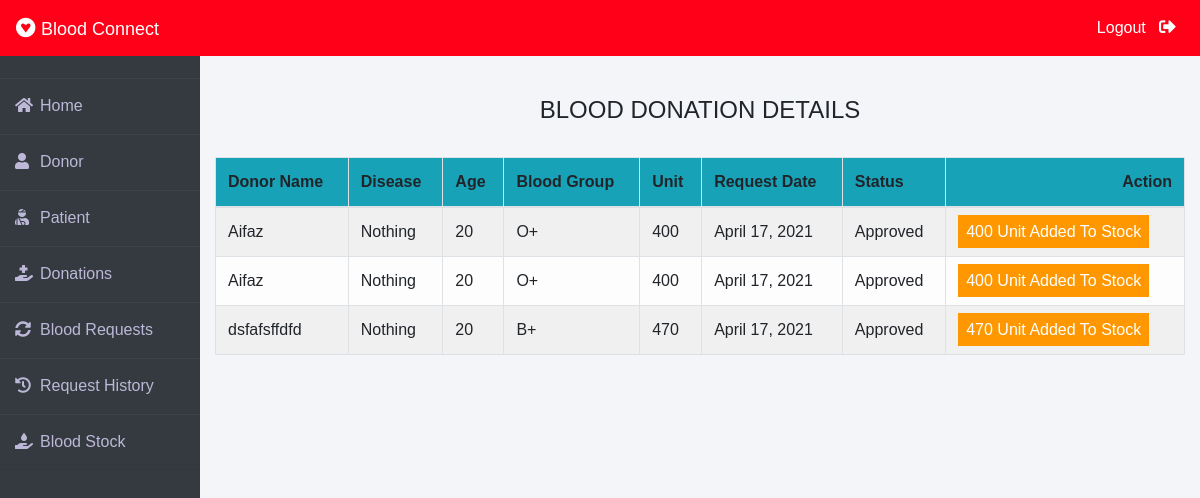
The app's page /admin-donation (signed in) with its own data.
### donor/models.py (models this page shows, shortened)
class BloodDonate(models.Model):
    donor=models.ForeignKey(Donor,on_delete=models.CASCADE)
    disease=models.CharField(max_length=100,default="Nothing")
    age=models.PositiveIntegerField()
    bloodgroup=models.CharField(max_length=10)
    unit=models.PositiveIntegerField(default=0)
    status=models.CharField(max_length=20,default="Pending")
    date=models.DateField(auto_now=True)

class Donor(models.Model):
    user=models.OneToOneField(User,on_delete=models.CASCADE)
    profile_pic= models.ImageField(upload_to='profile_pic/Donor/',null=True,blank=True)
    bloodgroup=models.CharField(max_length=10)
    address = models.CharField(max_length=40)
    mobile = models.CharField(max_length=20,null=False)
    def __str__(self):
        return self.user.first_name

### blood/views.py (the view)
# urls.py: path('admin-donation', views.admin_donation_view,name='admin-donation'),
@login_required(login_url='adminlogin')
def admin_donation_view(request):
    donations=dmodels.BloodDonate.objects.all()
    return render(request,'blood/admin_donation.html',{'donations':donations})

### templates/blood/admin_donation.html (shortened to what this page needs)
{% extends 'blood/adminbase.html' %}
{% block content %}
{% load widget_tweaks %}
{%load static%}
<head>
   </head>
<br><br>
<div class="container">
    <H4 class="text-center">BLOOD DONATION DETAILS</H4><br>
    <table class="table table-light table-hover table-bordered table-striped">
        <thead class="bg-info">
            <tr>
                <th scope="col">Donor Name</th>
                <th scope="col">Disease</th>
                <th scope="col">Age</th>
                <th scope="col">Blood Group</th>
                <th scope="col">Unit</th>
                <th scope="col">Request Date</th>
                <th scope="col">Status</th>
                <th class="text-right">Action</th>
            </tr>
        </thead>
        <tbody>
            {% for t in donations %}
            <tr>
                <td> {{t.donor}}</td>
                <td> {{t.disease}}</td>
                <td> {{t.age}}</td>
                <td>{{t.bloodgroup}}</td>
                <td>{{t.unit}}</td>
                <td>{{t.date}}</td>
                <td>{{t.status}}</td>
                {% if t.status == 'Pending' %}
                <td class="text-right">
                    <button class="btn btn-primary badge-pill" style="width: 100px;"><a  style="text-decoration: none;color: white;" href="{% url 'approve-donation' t.id  %}">APPROVE</a> </button>
                    <button class="btn btn-danger badge-pill" style="width: 80px;"><a  style="text-decoration: none;color: white;" href="{% url 'reject-donation' t.id  %}">REJECT</a> </button>
                </td>
                {% elif  t.status == 'Approved' %}
                <td><span class="label warning">{{t.unit}} Unit Added To Stock</span></td>
                {% else %}
                <td><span class="label danger">0 Unit Added To Stock</span></td>
                {% endif %}
            </tr>
            {% endfor %}
        </tbody>
    </table>
</div>
{% endblock content %}

### templates/blood/adminbase.html (shortened to what this page needs)
<!DOCTYPE html>
<html lang="en">
<head>
    <link rel="stylesheet" href="https://maxcdn.bootstrapcdn.com/bootstrap/4.0.0/css/bootstrap.min.css">
    <link rel="stylesheet" href="https://cdnjs.cloudflare.com/ajax/libs/font-awesome/5.14.0/css/all.css">
</head>
<body>
    <nav class="navbar navbar-expand-lg navbar-light fixed-top bg-danger">
        <a style="color:white;" class="navbar-brand" href="/"><i class="fab fa-gratipay"></i>&nbsp;<font face = "Comic sans MS" size ="4">Blood Connect</font></a>
        <div class="navbar-collapse collapse w-100 order-3 dual-collapse2">
            <ul class="navbar-nav ml-auto">
                <li class="nav-item">
                    <a class="nav-link" style="color: white;" href="/logout">Logout &nbsp; <i class="fas fa-sign-out-alt"></i></a>
                </li>
            </ul>
        </div>
      </nav>
<br><br>
<div class="wrapper">
    <div class="sidebar">
        <ul>
            <li><a style="text-decoration:none;" href="/"><i class="fas fa-home"></i>Home</a></li>
            <li><a style="text-decoration:none;" href="/admin-donor"><i class="fas fa-user"></i>Donor</a></li>
            <li><a style="text-decoration:none;" href="/admin-patient"><i class="fas fa-user-injured"></i>Patient</a></li>
            <li><a style="text-decoration:none;" href="/admin-donation"><i class="fas fa-hand-holding-medical"></i>Donations</a></li>
            <li><a style="text-decoration:none;" href="/admin-request"><i class="fas fa-sync-alt"></i>Blood Requests</a></li>
            <li><a style="text-decoration:none;" href="/admin-request-history"><i class="fas fa-history"></i>Request History</a></li>
            <li><a style="text-decoration:none;" href="/admin-blood"><i class="fas fa-hand-holding-water"></i>Blood Stock</a></li>
        </ul>
    </div>
    <div class="main_content">
{% block content %}
{% endblock content %}
    </div>
</div>
</body>
</html>

### templates/blood/adminbase.html (style rules this page uses)
* { margin: 0; padding: 0; box-sizing: border-box; list-style: none; text-decoration: none; font-family: 'Josefin Sans', sans-serif; }
body { background-color: #f3f5f9; }
.bg-danger { background-color: #ff0018!important; }
.wrapper { display: flex; position: relative; }
.wrapper .sidebar { width: 200px; height: 100%; background: #343a40; padding: 30px 0px; position: fixed; }
.wrapper .sidebar ul li { padding: 15px; border-bottom: 1px solid #bdb8d7; border-bottom: 1px solid rgba(0,0,0,0.05); border-top: 1px solid rgba(255,255,255,0.05); }
.wrapper .sidebar ul li a { color: #bdb8d7; display: block; }
.wrapper .sidebar ul li a .fas { width: 25px; }
.wrapper .main_content { width: 100%; margin-left: 200px; }
.fa-sign-out-alt { color: white; font-size: 2ex; }

### templates/blood/admin_donation.html (style rules this page uses)
.label { color: white; padding: 8px; }
.warning { background-color: #ff9800; }

### records on screen
BloodDonate: donor "Aifaz", disease "Nothing", age "20", bloodgroup "O+", unit "400", date "April 17, 2021", status "Approved"
BloodDonate: donor "Aifaz", disease "Nothing", age "20", bloodgroup "O+", unit "400", date "April 17, 2021", status "Approved"
BloodDonate: donor "dsfafsffdfd", disease "Nothing", age "20", bloodgroup "B+", unit "470", date "April 17, 2021", status "Approved"
